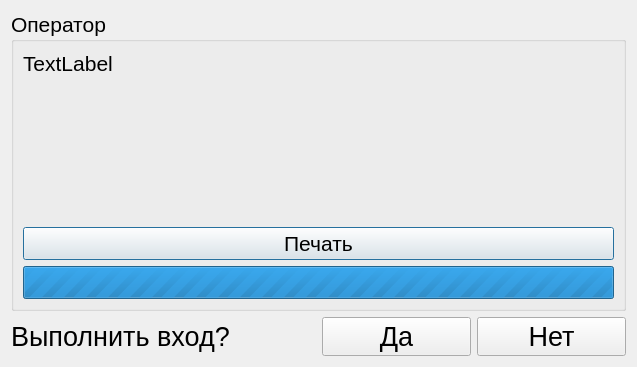
<?xml version="1.0" encoding="UTF-8"?>
<ui version="4.0">
 <class>dialog</class>
 <widget class="QDialog" name="dialog">
  <property name="windowModality">
   <enum>Qt::ApplicationModal</enum>
  </property>
  <property name="geometry">
   <rect>
    <x>0</x>
    <y>0</y>
    <width>637</width>
    <height>367</height>
   </rect>
  </property>
  <property name="windowTitle">
   <string>Вход в систему</string>
  </property>
  <property name="sizeGripEnabled">
   <bool>false</bool>
  </property>
  <property name="modal">
   <bool>true</bool>
  </property>
  <layout class="QVBoxLayout" name="verticalLayout">
   <item>
    <widget class="QGroupBox" name="groupBox">
     <property name="sizePolicy">
      <sizepolicy hsizetype="Preferred" vsizetype="Expanding">
       <horstretch>0</horstretch>
       <verstretch>0</verstretch>
      </sizepolicy>
     </property>
     <property name="font">
      <font>
       <pointsize>16</pointsize>
      </font>
     </property>
     <property name="title">
      <string>Оператор</string>
     </property>
     <layout class="QVBoxLayout" name="verticalLayout_2">
      <item>
       <widget class="QLabel" name="info">
        <property name="font">
         <font>
          <pointsize>16</pointsize>
         </font>
        </property>
        <property name="text">
         <string>TextLabel</string>
        </property>
       </widget>
      </item>
      <item>
       <spacer name="verticalSpacer">
        <property name="orientation">
         <enum>Qt::Vertical</enum>
        </property>
        <property name="sizeHint" stdset="0">
         <size>
          <width>20</width>
          <height>180</height>
         </size>
        </property>
       </spacer>
      </item>
      <item>
       <widget class="QPushButton" name="print_check">
        <property name="text">
         <string>Печать</string>
        </property>
       </widget>
      </item>
      <item>
       <widget class="QProgressBar" name="progress">
        <property name="minimum">
         <number>0</number>
        </property>
        <property name="maximum">
         <number>0</number>
        </property>
        <property name="value">
         <number>0</number>
        </property>
        <property name="textVisible">
         <bool>false</bool>
        </property>
       </widget>
      </item>
     </layout>
    </widget>
   </item>
   <item>
    <layout class="QHBoxLayout" name="horizontalLayout_2">
     <item>
      <widget class="QLabel" name="question">
       <property name="font">
        <font>
         <pointsize>20</pointsize>
        </font>
       </property>
       <property name="text">
        <string>Выполнить вход?</string>
       </property>
      </widget>
     </item>
     <item>
      <layout class="QHBoxLayout" name="horizontalLayout">
       <item>
        <widget class="QPushButton" name="yes">
         <property name="font">
          <font>
           <pointsize>20</pointsize>
          </font>
         </property>
         <property name="text">
          <string>Да</string>
         </property>
        </widget>
       </item>
       <item>
        <widget class="QPushButton" name="no">
         <property name="font">
          <font>
           <pointsize>20</pointsize>
          </font>
         </property>
         <property name="text">
          <string>Нет</string>
         </property>
        </widget>
       </item>
      </layout>
     </item>
    </layout>
   </item>
  </layout>
 </widget>
 <resources/>
 <connections/>
</ui>
